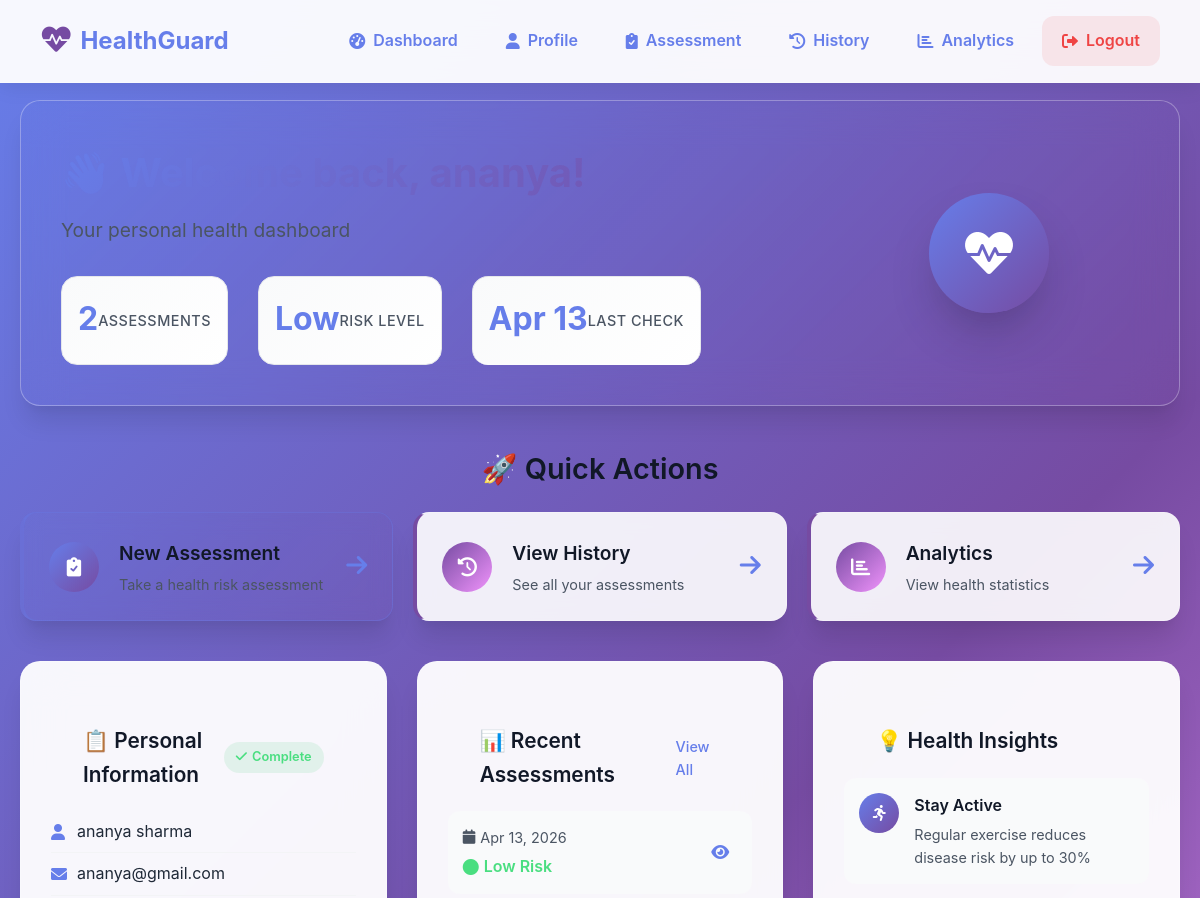
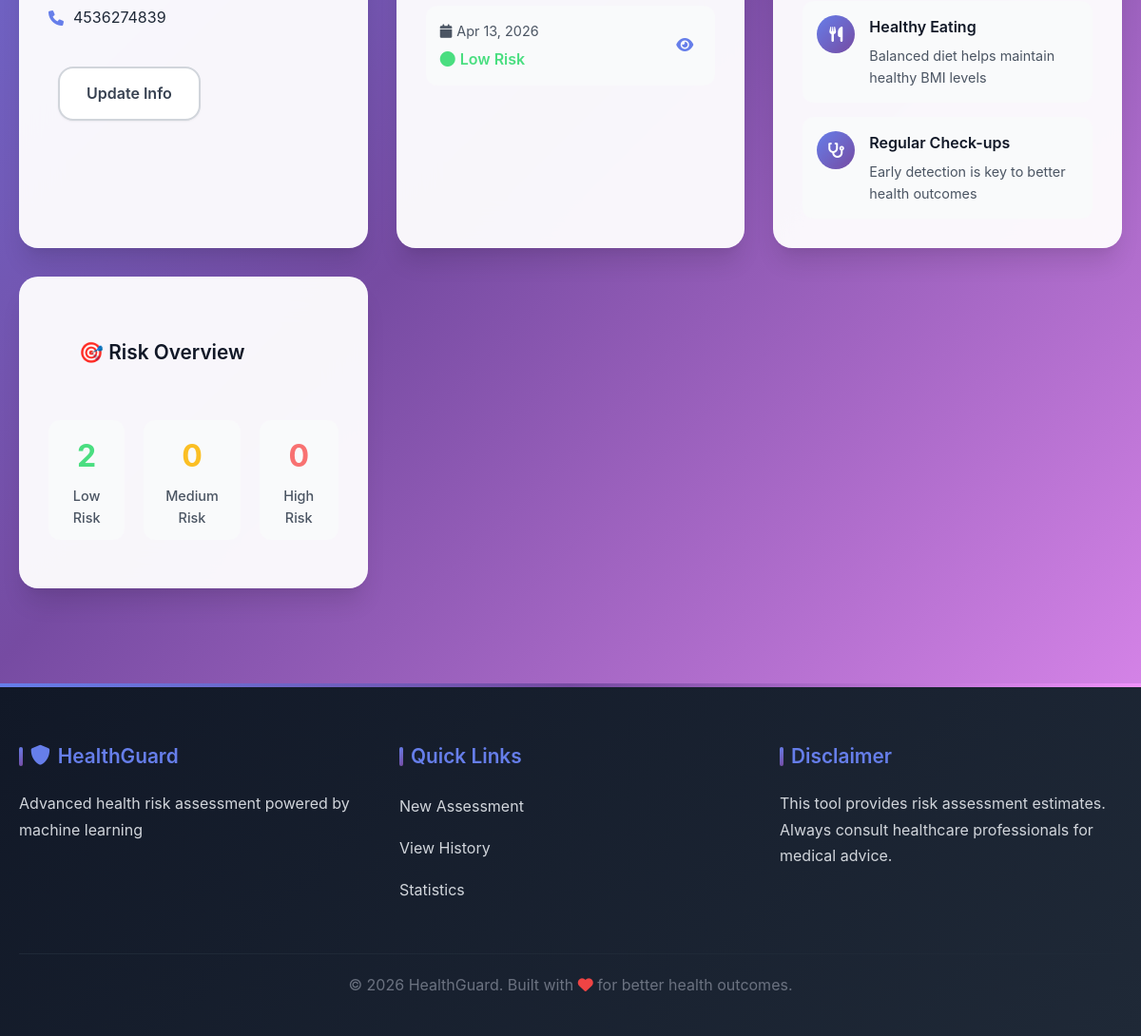
The page /dashboard (signed in) on the database its author committed (2 pictures, top to bottom).
### app.py (models this page shows)
class Assessment(db.Model):
    id = db.Column(db.Integer, primary_key=True)
    user_id = db.Column(db.Integer, db.ForeignKey('user.id'), nullable=False)
    age = db.Column(db.Integer)
    height = db.Column(db.Float)
    weight = db.Column(db.Float)
    bmi = db.Column(db.Float)
    blood_type = db.Column(db.String(10))
    smoking_status = db.Column(db.String(20))
    exercise_frequency = db.Column(db.String(50))
    family_history = db.Column(db.Text)
    medical_conditions = db.Column(db.Text)
    medications = db.Column(db.Text)
    symptoms = db.Column(db.Text)
    risk_level = db.Column(db.String(20))
    risk_factors = db.Column(db.Text)  # JSON string
    recommendations = db.Column(db.Text)  # JSON string
    created_at = db.Column(db.DateTime, default=datetime.utcnow)

class PersonalInfo(db.Model):
    id = db.Column(db.Integer, primary_key=True)
    user_id = db.Column(db.Integer, db.ForeignKey('user.id'), nullable=False)
    first_name = db.Column(db.String(100))
    last_name = db.Column(db.String(100))
    phone = db.Column(db.String(20))
    address = db.Column(db.Text)
    date_of_birth = db.Column(db.Date)
    gender = db.Column(db.String(20))
    emergency_contact = db.Column(db.String(100))
    emergency_phone = db.Column(db.String(20))
    created_at = db.Column(db.DateTime, default=datetime.utcnow)
    updated_at = db.Column(db.DateTime, default=datetime.utcnow, onupdate=datetime.utcnow)

class User(UserMixin, db.Model):
    id = db.Column(db.Integer, primary_key=True)
    username = db.Column(db.String(150), unique=True, nullable=False)
    email = db.Column(db.String(150), unique=True, nullable=False)
    password_hash = db.Column(db.String(128), nullable=False)
    created_at = db.Column(db.DateTime, default=datetime.utcnow)
    personal_info = db.relationship('PersonalInfo', backref='user', uselist=False)
    assessments = db.relationship('Assessment', backref='user', lazy=True)

### app.py (the view)
@app.route('/dashboard')
@login_required
def dashboard():
    personal_info = PersonalInfo.query.filter_by(user_id=current_user.id).first()
    recent_assessments = Assessment.query.filter_by(user_id=current_user.id).order_by(Assessment.created_at.desc()).limit(5).all()
    return render_template('dashboard.html', personal_info=personal_info, assessments=recent_assessments)

### app.py (called while the page is built)
@app.context_processor
def inject_personal_info():
    if current_user.is_authenticated:
        personal_info = PersonalInfo.query.filter_by(user_id=current_user.id).first()
        return {'personal_info': personal_info}
    return {}

@login_manager.user_loader
def load_user(user_id):
    return User.query.get(int(user_id))

### templates/dashboard.html (shortened to what this page needs)
{% extends "base.html" %}
{% block content %}
<div class="dashboard-container">
    <div class="welcome-section">
        <div class="welcome-content">
            <h1>👋 Welcome back, {{ current_user.username }}!</h1>
            <p>Your personal health dashboard</p>
            <div class="welcome-stats">
                <div class="stat-item">
                    <span class="stat-number">{{ assessments|length }}</span>
                    <span class="stat-label">Assessments</span>
                </div>
                <div class="stat-item">
                    <span class="stat-number">
                        {% if assessments %}
                            {% set risk_counts = {'Low': 0, 'Medium': 0, 'High': 0} %}
                            {% for assessment in assessments %}
                                {% if assessment.risk_level in risk_counts %}
                                    {% set _ = risk_counts.update({assessment.risk_level: risk_counts[assessment.risk_level] + 1}) %}
                                {% endif %}
                            {% endfor %}
                            {% set max_risk = risk_counts.items() | sort(attribute='1', reverse=True) | first %}
                            {{ max_risk[0] }}
                        {% else %}
                            N/A
                        {% endif %}
                    </span>
                    <span class="stat-label">Risk Level</span>
                </div>
                <div class="stat-item">
                    <span class="stat-number">
                        {% if assessments %}
                            {{ (assessments|last).created_at.strftime('%b %d') }}
                        {% else %}
                            Never
                        {% endif %}
                    </span>
                    <span class="stat-label">Last Check</span>
                </div>
            </div>
        </div>
        <div class="welcome-illustration">
            <div class="illustration">
                <i class="fas fa-heartbeat"></i>
            </div>
        </div>
    </div>
    <div class="quick-actions">
        <h2>🚀 Quick Actions</h2>
        <div class="action-grid">
            {% if not personal_info %}
                <a href="{{ url_for('personal_info') }}" class="action-card primary">
                    <div class="action-icon">
                        <i class="fas fa-user-plus"></i>
                    </div>
                    <div class="action-content">
                        <h3>Complete Profile</h3>
                        <p>Add your personal information</p>
                    </div>
                    <div class="action-arrow">
                        <i class="fas fa-arrow-right"></i>
                    </div>
                </a>
            {% else %}
                <a href="{{ url_for('assessment') }}" class="action-card primary">
                    <div class="action-icon">
                        <i class="fas fa-clipboard-check"></i>
                    </div>
                    <div class="action-content">
                        <h3>New Assessment</h3>
                        <p>Take a health risk assessment</p>
                    </div>
                    <div class="action-arrow">
                        <i class="fas fa-arrow-right"></i>
                    </div>
                </a>
            {% endif %}
            <a href="{{ url_for('history') }}" class="action-card secondary">
                <div class="action-icon">
                    <i class="fas fa-history"></i>
                </div>
                <div class="action-content">
                    <h3>View History</h3>
                    <p>See all your assessments</p>
                </div>
                <div class="action-arrow">
                    <i class="fas fa-arrow-right"></i>
                </div>
            </a>
            <a href="{{ url_for('statistics') }}" class="action-card secondary">
                <div class="action-icon">
                    <i class="fas fa-chart-bar"></i>
                </div>
                <div class="action-content">
                    <h3>Analytics</h3>
                    <p>View health statistics</p>
                </div>
                <div class="action-arrow">
                    <i class="fas fa-arrow-right"></i>
                </div>
            </a>
        </div>
    </div>
    <div class="dashboard-grid">
        <div class="dashboard-card">
            <div class="card-header">
                <h3>📋 Personal Information</h3>
                <div class="card-status">
                    {% if personal_info %}
                        <span class="status-badge complete">
                            <i class="fas fa-check"></i> Complete
                        </span>
                    {% else %}
                        <span class="status-badge incomplete">
                            <i class="fas fa-exclamation-triangle"></i> Incomplete
                        </span>
                    {% endif %}
                </div>
            </div>
            {% if personal_info %}
                <div class="personal-info">
                    <div class="info-item">
                        <i class="fas fa-user"></i>
                        <span>{{ personal_info.first_name }} {{ personal_info.last_name }}</span>
                    </div>
                    <div class="info-item">
                        <i class="fas fa-envelope"></i>
                        <span>{{ current_user.email }}</span>
                    </div>
                    {% if personal_info.phone %}
                        <div class="info-item">
                            <i class="fas fa-phone"></i>
                            <span>{{ personal_info.phone }}</span>
                        </div>
                    {% endif %}
                </div>
                <a href="{{ url_for('personal_info') }}" class="btn btn-secondary">Update Info</a>
            {% else %}
                <p class="card-description">Complete your personal information to unlock all features and get personalized health insights.</p>
                <a href="{{ url_for('personal_info') }}" class="btn btn-primary">Complete Now</a>
            {% endif %}
        </div>
        <div class="dashboard-card">
            <div class="card-header">
                <h3>📊 Recent Assessments</h3>
                <a href="{{ url_for('history') }}" class="card-link">View All</a>
            </div>
            {% if assessments %}
                <div class="assessment-list">
                    {% for assessment in assessments[:3] %}
                        <div class="assessment-item">
                            <div class="assessment-info">
                                <div class="assessment-date">
                                    <i class="fas fa-calendar"></i>
                                    {{ assessment.created_at.strftime('%b %d, %Y') }}
                                </div>
                                <div class="assessment-risk risk-{{ assessment.risk_level.lower() }}">
                                    <i class="fas fa-circle"></i>
                                    {{ assessment.risk_level }} Risk
                                </div>
                            </div>
                            <a href="{{ url_for('assessment_result', assessment_id=assessment.id) }}" class="assessment-link">
                                <i class="fas fa-eye"></i>
                            </a>
                        </div>
                    {% endfor %}
                </div>
            {% endif %}
        </div>
        <div class="dashboard-card">
            <div class="card-header">
                <h3>💡 Health Insights</h3>
            </div>
            <div class="insights-list">
                <div class="insight-item">
                    <div class="insight-icon">
                        <i class="fas fa-running"></i>
                    </div>
                    <div class="insight-content">
                        <h4>Stay Active</h4>
                        <p>Regular exercise reduces disease risk by up to 30%</p>
                    </div>
                </div>
                <div class="insight-item">
                    <div class="insight-icon">
                        <i class="fas fa-utensils"></i>
                    </div>
                    <div class="insight-content">
                        <h4>Healthy Eating</h4>
                        <p>Balanced diet helps maintain healthy BMI levels</p>
                    </div>
                </div>
                <div class="insight-item">
                    <div class="insight-icon">
                        <i class="fas fa-stethoscope"></i>
                    </div>
                    <div class="insight-content">
                        <h4>Regular Check-ups</h4>
                        <p>Early detection is key to better health outcomes</p>
                    </div>
                </div>
            </div>
        </div>
        {% if assessments %}
        <div class="dashboard-card">
            <div class="card-header">
                <h3>🎯 Risk Overview</h3>
            </div>
            <div class="risk-overview">
                {% set risk_counts = {'Low': 0, 'Medium': 0, 'High': 0} %}
                {% for assessment in assessments %}
                    {% if assessment.risk_level in risk_counts %}
                        {% set _ = risk_counts.update({assessment.risk_level: risk_counts[assessment.risk_level] + 1}) %}
                    {% endif %}
                {% endfor %}
                <div class="risk-stats">
                    <div class="risk-stat">
                        <div class="risk-number low">{{ risk_counts['Low'] }}</div>
                        <div class="risk-label">Low Risk</div>
                    </div>
                    <div class="risk-stat">
                        <div class="risk-number medium">{{ risk_counts['Medium'] }}</div>
                        <div class="risk-label">Medium Risk</div>
                    </div>
                    <div class="risk-stat">
                        <div class="risk-number high">{{ risk_counts['High'] }}</div>
                        <div class="risk-label">High Risk</div>
                    </div>
                </div>
            </div>
        </div>
        {% endif %}
    </div>
</div>
{% endblock %}

### templates/base.html (shortened to what this page needs)
<!DOCTYPE html>
<html lang="en">
<head>
<link href="https://cdnjs.cloudflare.com/ajax/libs/font-awesome/6.0.0/css/all.min.css" rel="stylesheet">
<link rel="stylesheet" href="{{ url_for('static', filename='css/enhanced_styles.css') }}">
</head>
<body>
<div class="navbar">
    <div class="container">
        <h2><i class="fas fa-heartbeat"></i> HealthGuard</h2>
        <div class="nav-links">
            {% if current_user.is_authenticated %}
                <a href="{{ url_for('dashboard') }}">
                    <i class="fas fa-tachometer-alt"></i> Dashboard
                </a>
                <a href="{{ url_for('personal_info') }}">
                    <i class="fas fa-user"></i> Profile
                </a>
                {% if personal_info %}
                <a href="{{ url_for('assessment') }}">
                    <i class="fas fa-clipboard-check"></i> Assessment
                </a>
                {% endif %}
                <a href="{{ url_for('history') }}">
                    <i class="fas fa-history"></i> History
                </a>
                <a href="{{ url_for('statistics') }}">
                    <i class="fas fa-chart-bar"></i> Analytics
                </a>
                <a href="{{ url_for('logout') }}" class="logout">
                    <i class="fas fa-sign-out-alt"></i> Logout
                </a>
            {% else %}
                <a href="{{ url_for('login') }}">Login</a>
                <a href="{{ url_for('register') }}">Register</a>
            {% endif %}
        </div>
    </div>
</div>
<main class="main-content">
    {% block content %}{% endblock %}
</main>
<footer class="footer">
    <div class="footer-content">
        <div class="footer-section">
            <h4><i class="fas fa-shield-alt"></i> HealthGuard</h4>
            <p>Advanced health risk assessment powered by machine learning</p>
        </div>
        <div class="footer-section">
            <h4>Quick Links</h4>
            <a href="{{ url_for('assessment') }}">New Assessment</a>
            <a href="{{ url_for('history') }}">View History</a>
            <a href="{{ url_for('statistics') }}">Statistics</a>
        </div>
        <div class="footer-section">
            <h4>Disclaimer</h4>
            <p>This tool provides risk assessment estimates. Always consult healthcare professionals for medical advice.</p>
        </div>
    </div>
    <div class="footer-bottom">
        <p>&copy; 2026 HealthGuard. Built with <i class="fas fa-heart text-red"></i> for better health outcomes.</p>
    </div>
</footer>
</body>
</html>

### rows shown on the page
Assessment: created_at "Apr 13", created_at "Apr 13, 2026", risk_level "Low"
PersonalInfo: first_name "ananya", last_name "sharma", phone "4536274839"
User: email "ananya@gmail.com"
Assessment: created_at "Apr 13, 2026", risk_level "Low"

### other values the page prints
{{ assessments|length }} "2"
{{ max_risk[0] }} "Low"
{{ risk_counts['Low'] }} "2"
{{ risk_counts['Medium'] }} "0"
{{ risk_counts['High'] }} "0"
